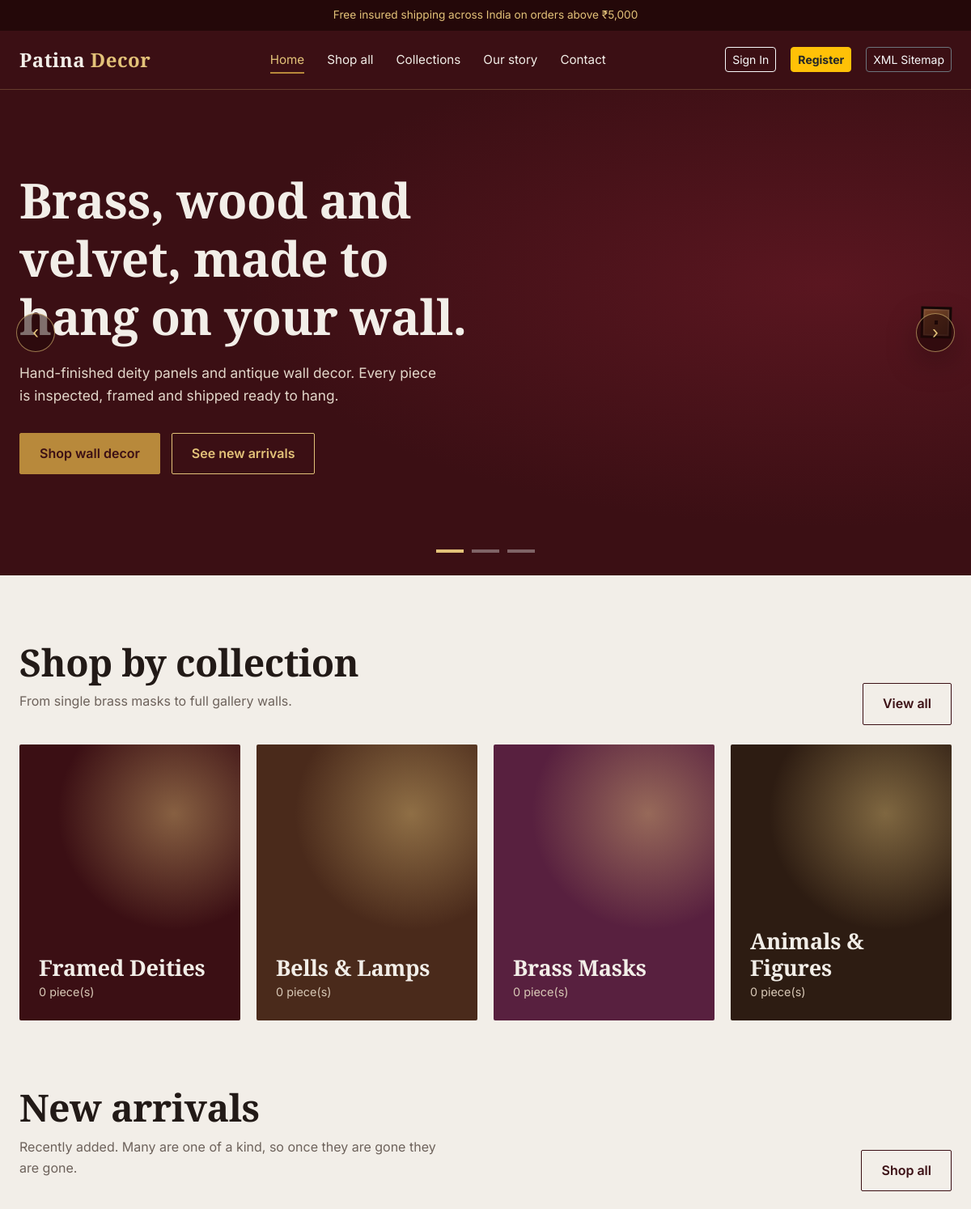
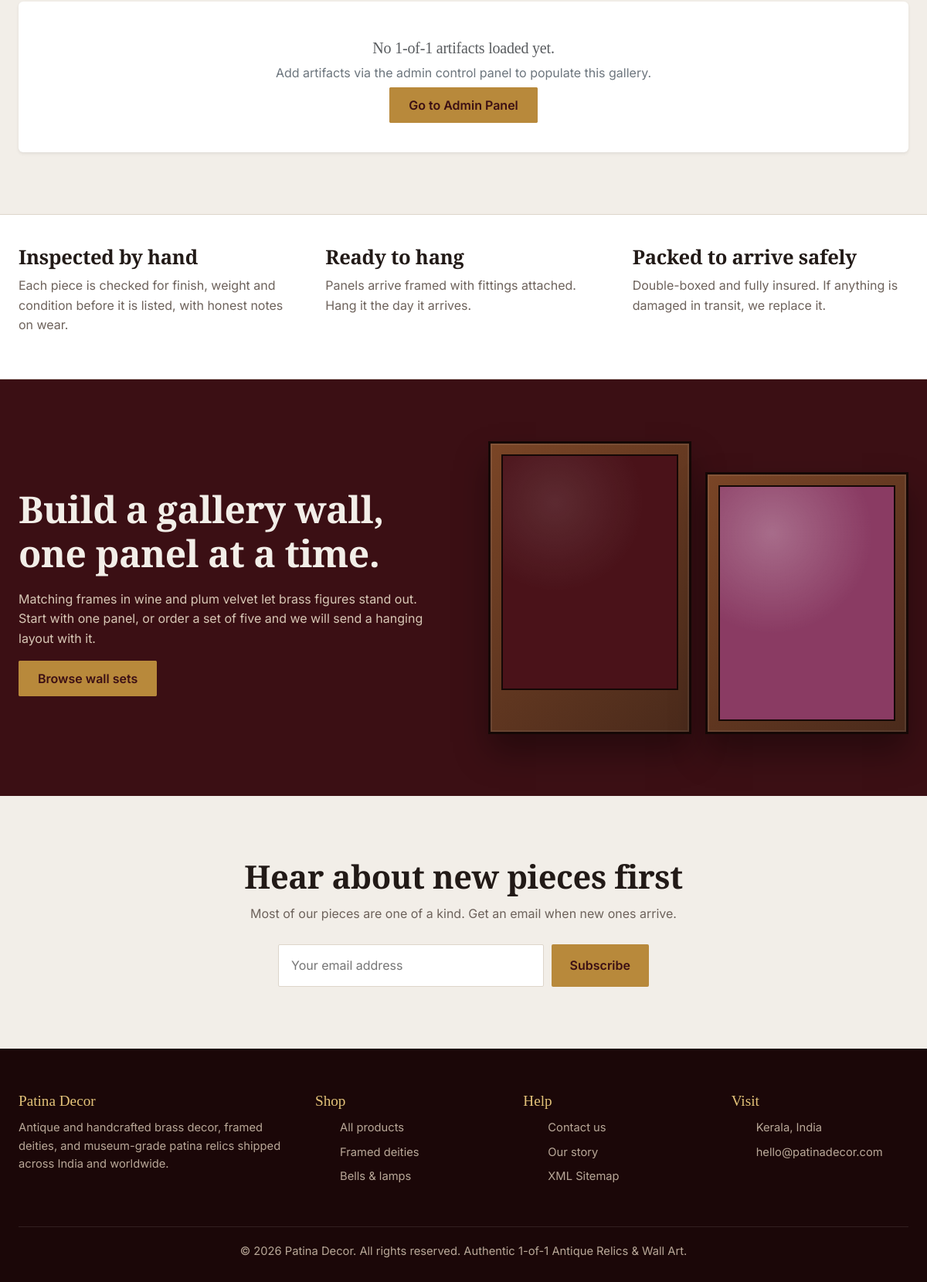
The page / on the database its author committed (2 pictures, top to bottom).
### tables this page shows
CREATE TABLE categories (
    category_id INT AUTO_INCREMENT PRIMARY KEY,
    category_name VARCHAR(100) NOT NULL,
    slug VARCHAR(100) NOT NULL UNIQUE,
    meta_title VARCHAR(160) DEFAULT NULL,
    meta_description VARCHAR(255) DEFAULT NULL
);

### index.php (the view, shortened to what this page needs)
<?php
require_once __DIR__ . '/config/db.php';
require_once __DIR__ . '/includes/header.php';
$categories = [];
if ($conn) {
    $cat_res = mysqli_query($conn, "
        SELECT c.*, (SELECT COUNT(*) FROM products p WHERE p.category_id = c.category_id) as item_count
        FROM categories c
        ORDER BY c.category_id ASC
        LIMIT 4
    ");
    if ($cat_res) {
        while ($row = mysqli_fetch_assoc($cat_res)) {
            $categories[] = $row;
        }
    }
}
$products = [];
?>
<main>
<div class="slider" id="slider" role="region" aria-roledescription="carousel" aria-label="Featured collections">
  <div class="slides" id="slides">
    <div class="slide s1" aria-label="Default Slide">
      <div class="wrap">
        <div>
          <h1>Brass, wood and velvet, made to hang on your wall.</h1>
          <p>Hand-finished deity panels and antique wall decor. Every piece is inspected, framed and shipped ready to hang.</p>
          <div class="cta">
            <a href="products.php" class="btn-brass text-decoration-none">Shop wall decor</a>
            <a href="#featured" class="btn-ghost text-decoration-none">See new arrivals</a>
          </div>
        </div>
        <div class="frame d-none d-lg-block" aria-hidden="true">
            <div class="panel">
            </div>
        </div>
      </div>
    </div>
  </div>
  <button class="arrow prev" id="prev" aria-label="Previous slide">&#8249;</button>
  <button class="arrow next" id="next" aria-label="Next slide">&#8250;</button>
  <div class="dots" id="dots"></div>
</div>
<section id="categories" style="padding:80px 0;">
  <div class="wrap">
    <div class="d-flex justify-content-between align-items-end mb-4 flex-wrap gap-3">
      <div>
        <h2 style="font-size:clamp(2rem,4vw,2.9rem);">Shop by collection</h2>
        <p style="color:var(--muted);max-width:52ch;margin-top:8px;">From single brass masks to full gallery walls.</p>
      </div>
      <a href="products.php" class="btn-dark-theme text-decoration-none">View all</a>
    </div>
    <div class="cats">
      <?php if (!empty($categories)): ?>
        <?php foreach ($categories as $index => $cat): ?>
          <a href="products.php?category=<?= urlencode($cat['slug']) ?>" class="cat">
            <h3><?= htmlspecialchars($cat['category_name']) ?></h3>
            <span><?= $cat['item_count'] ?> piece(s)</span>
          </a>
        <?php endforeach; ?>
      <?php endif; ?>
    </div>
  </div>
</section>
<section id="featured" style="padding:0 0 80px 0;">
  <div class="wrap">
    <div class="d-flex justify-content-between align-items-end mb-4 flex-wrap gap-3">
      <div>
        <h2 style="font-size:clamp(2rem,4vw,2.9rem);">New arrivals</h2>
        <p style="color:var(--muted);max-width:52ch;margin-top:8px;">Recently added. Many are one of a kind, so once they are gone they are gone.</p>
      </div>
      <a href="products.php" class="btn-dark-theme text-decoration-none">Shop all</a>
    </div>
    <?php if (empty($products)): ?>
      <div class="p-5 text-center bg-white rounded shadow-sm">
        <h3 class="h5 text-muted mb-2">No 1-of-1 artifacts loaded yet.</h3>
        <p class="text-secondary mb-3">Add artifacts via the admin control panel to populate this gallery.</p>
        <a href="admin/add_product.php" class="btn-brass text-decoration-none">Go to Admin Panel</a>
      </div>
    <?php endif; ?>
  </div>
</section>
<div class="trust">
  <div class="wrap">
    <div>
      <h3>Inspected by hand</h3>
      <p>Each piece is checked for finish, weight and condition before it is listed, with honest notes on wear.</p>
    </div>
    <div>
      <h3>Ready to hang</h3>
      <p>Panels arrive framed with fittings attached. Hang it the day it arrives.</p>
    </div>
    <div>
      <h3>Packed to arrive safely</h3>
      <p>Double-boxed and fully insured. If anything is damaged in transit, we replace it.</p>
    </div>
  </div>
</div>
<section class="story">
  <div class="wrap">
    <div>
      <h2>Build a gallery wall, one panel at a time.</h2>
      <p>Matching frames in wine and plum velvet let brass figures stand out. Start with one panel, or order a set of five and we will send a hanging layout with it.</p>
      <a href="products.php" class="btn-brass text-decoration-none">Browse wall sets</a>
    </div>
    <div class="pair">
      <div class="frame"><div class="panel wine"></div></div>
      <div class="frame"><div class="panel pink"></div></div>
    </div>
  </div>
</section>
<section class="news">
  <div class="wrap">
    <h2>Hear about new pieces first</h2>
    <p>Most of our pieces are one of a kind. Get an email when new ones arrive.</p>
    <form onsubmit="event.preventDefault();this.querySelector('button').textContent='Subscribed'">
      <input type="email" placeholder="Your email address" aria-label="Email address" required>
      <button class="btn-brass border-0" type="submit">Subscribe</button>
    </form>
  </div>
</section>
</main>
<?php require_once __DIR__ . '/includes/footer.php'; ?>

### includes/header.php (style rules this page uses)
:root { --oxblood:#3b0f14; --velvet:#6b1a22; --plum:#8a3b63; --walnut:#4a2a1b; --brass:#b8893b; --brass-lt:#e3c279; --stone:#f2eee8; --ink:#221a17; --muted:#6d625b; --line:#ddd5ca; --serif:'Playfair Display','Georgia',serif; --sans:'Inter','Segoe UI',Arial,sans-serif; }
* { box-sizing:border-box;margin:0;padding:0 }
html { scroll-behavior:smooth }
body { font-family:var(--sans);background:var(--stone);color:var(--ink);line-height:1.6;-webkit-font-smoothing:antialiased;display:flex;flex-direction:column;min-height:100vh }
a { color:inherit;text-decoration:none }
.wrap { max-width:1200px;margin:0 auto;padding:0 24px }
h1,h2,h3 { font-family:var(--serif);font-weight:600;line-height:1.2;letter-spacing:-.01em }
.btn-brass { background:var(--brass);color:var(--oxblood);font-weight:600;border:1.5px solid var(--brass);border-radius:2px;padding:12px 24px;transition:all .2s;font-family:var(--sans) }
.btn-ghost { color:var(--brass-lt);border:1.5px solid var(--brass-lt);border-radius:2px;padding:12px 24px;font-weight:600;transition:all .2s;font-family:var(--sans) }
.btn-dark-theme { border:1.5px solid var(--oxblood);color:var(--oxblood);font-weight:600;border-radius:2px;padding:12px 24px;transition:all .2s;font-family:var(--sans);background:transparent }
.slider { position:relative;overflow:hidden;background:var(--oxblood);color:var(--stone) }
.slides { display:flex;transition:transform .8s cubic-bezier(.65,0,.35,1) }
.slide { flex:0 0 100%;min-height:clamp(500px,75vh,680px);display:flex;align-items:center;background-size:cover;background-position:center }
.slide.s1 { background:radial-gradient(1200px 500px at 85% 40%,#5a1620 0%,var(--oxblood) 60%) }
.slide .wrap { width:100%;display:grid;grid-template-columns:1.1fr .9fr;gap:56px;align-items:center;padding-top:48px;padding-bottom:72px }
.slide h1,.slide h2 { font-size:clamp(2.3rem,5vw,3.9rem);margin-bottom:20px }
.slide p { color:#e3d7ca;max-width:48ch;font-size:1.08rem;margin-bottom:32px }
.cta { display:flex;gap:14px;flex-wrap:wrap }
.slide .frame { max-width:360px;margin-left:auto;transform:rotate(1.5deg) }
.arrow { position:absolute;top:50%;transform:translateY(-50%);width:48px;height:48px;border-radius:50%;border:1.5px solid rgba(227,194,121,.6);background:rgba(36,8,9,.55);color:var(--brass-lt);font-size:1.3rem;cursor:pointer;z-index:5;transition:background .2s;display:grid;place-items:center }
.arrow.prev { left:20px }
.arrow.next { right:20px }
.dots { position:absolute;bottom:28px;left:0;right:0;display:flex;justify-content:center;gap:10px;z-index:5 }
.frame { background:linear-gradient(135deg,#7a4526,var(--walnut));padding:14px;border:3px solid #150806;box-shadow:0 24px 40px rgba(0,0,0,.35),inset 0 0 0 2px rgba(255,255,255,.08);display:block }
.panel { aspect-ratio:3/4;background: radial-gradient(circle at 30% 20%,rgba(255,255,255,.1),transparent 40%), repeating-radial-gradient(circle at 50% 50%,rgba(0,0,0,.12) 0 2px,transparent 2px 5px),var(--velvet); display:grid;place-items:center;border:2px solid #150806;position:relative;overflow:hidden }
.panel.pink { background:radial-gradient(circle at 30% 20%,rgba(255,255,255,.25),transparent 45%),var(--plum) }
.panel.wine { background:radial-gradient(circle at 30% 20%,rgba(255,255,255,.1),transparent 40%),#4a1219 }

### rows shown on the page
categories: category_name "Framed Deities", item_count "0"
categories: category_name "Bells & Lamps", item_count "0"
categories: category_name "Brass Masks", item_count "0"
categories: category_name "Animals & Figures", item_count "0"
